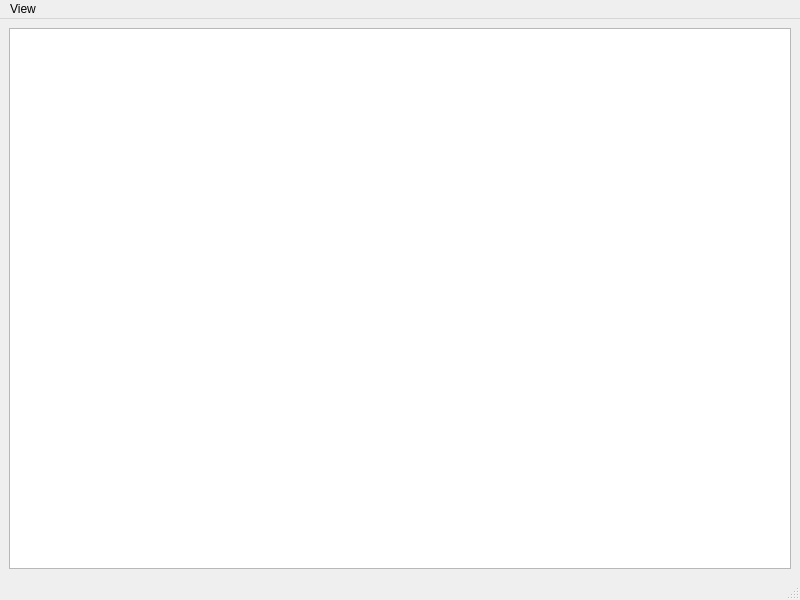
<ui version="4.0" >
 <class>ChronicleView</class>
 <widget class="QMainWindow" name="ChronicleView" >
  <property name="geometry" >
   <rect>
    <x>0</x>
    <y>0</y>
    <width>800</width>
    <height>600</height>
   </rect>
  </property>
  <property name="windowTitle" >
   <string>MainWindow</string>
  </property>
  <widget class="QWidget" name="centralwidget" >
   <layout class="QVBoxLayout" >
    <item>
     <widget class="QGraphicsView" name="graphics" >
      <property name="renderHints" >
       <set>QPainter::Antialiasing|QPainter::TextAntialiasing</set>
      </property>
     </widget>
    </item>
   </layout>
  </widget>
  <widget class="QMenuBar" name="menubar" >
   <property name="geometry" >
    <rect>
     <x>0</x>
     <y>0</y>
     <width>800</width>
     <height>29</height>
    </rect>
   </property>
   <widget class="QMenu" name="menuView" >
    <property name="title" >
     <string>View</string>
    </property>
    <addaction name="actionTimeScale" />
    <addaction name="actionTimeUnscale" />
    <addaction name="actionZoom" />
    <addaction name="actionUnZoom" />
   </widget>
   <addaction name="menuView" />
  </widget>
  <widget class="QStatusBar" name="statusbar" />
  <action name="actionTimeScale" >
   <property name="text" >
    <string>Timescale +</string>
   </property>
  </action>
  <action name="actionTimeUnscale" >
   <property name="text" >
    <string>Timescale -</string>
   </property>
  </action>
  <action name="actionZoom" >
   <property name="text" >
    <string>Zoom +</string>
   </property>
  </action>
  <action name="actionUnZoom" >
   <property name="text" >
    <string> Zoom-</string>
   </property>
  </action>
 </widget>
 <resources/>
 <connections/>
</ui>
